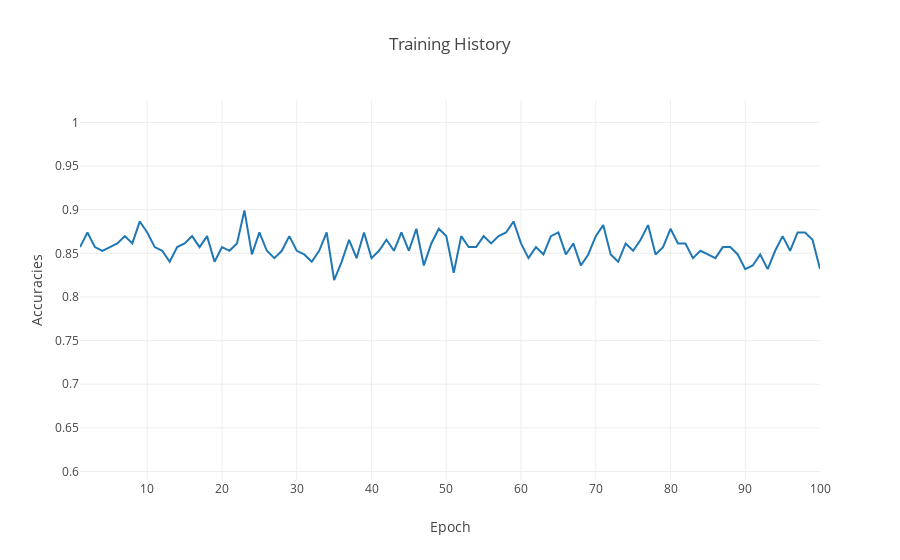

This figure's notebook cell:
### Code cell
from plotly.offline import iplot
from plotly.offline import plot

accs = nn.history.history["acc"]
loss = nn.history.history["loss"]

accs_plot = go.Scatter(
    x=[x for x in range(1,len(accs)+1)],
    y=accs,
    mode="lines",
    name="line plot"
)

data = [accs_plot]

layout = go.Layout(
    title= "Training History",
    yaxis= {"title":"Accuracies"},
    xaxis={"title":"Epoch"}
)

fig = go.Figure(data=data, layout=layout)


iplot(fig)

### Figure 1 — Plotly figure (JSON) as saved in the notebook; plotly's stock layout.template omitted (floating-point values rounded to 4 significant figures)
{"data": [{"mode": "lines", "name": "line plot", "type": "scatter", "uid": "87d2e114-4f44-4dd9-be15-9f70b9e9acff", "x": [1, 2, 3, 4, 5, 6, 7, 8, 9, 10, 11, 12, 13, 14, 15, 16, 17, 18, 19, 20, 21, 22, 23, 24, 25, 26, 27, 28, 29, 30, 31, 32, 33, 34, 35, 36, 37, 38, 39, 40, 41, 42, 43, 44, 45, 46, 47, 48, 49, 50, 51, 52, 53, 54, 55, 56, 57, 58, 59, 60, 61, 62, 63, 64, 65, 66, 67, 68, 69, 70, 71, 72, 73, 74, 75, 76, 77, 78, 79, 80, 81, 82, 83, 84, 85, 86, 87, 88, 89, 90, 91, 92, 93, 94, 95, 96, 97, 98, 99, 100], "y": [0.8571, 0.8739, 0.8571, 0.8529, 0.8571, 0.8613, 0.8697, 0.8613, 0.8866, 0.8739, 0.8571, 0.8529, 0.8403, 0.8571, 0.8613, 0.8697, 0.8571, 0.8697, 0.8403, 0.8571, 0.8529, 0.8613, 0.8992, 0.8487, 0.8739, 0.8529, 0.8445, 0.8529, 0.8697, 0.8529, 0.8487, 0.8403, 0.8529, 0.8739, 0.8193, 0.8403, 0.8655, 0.8445, 0.8739, 0.8445, 0.8529, 0.8655, 0.8529, 0.8739, 0.8529, 0.8782, 0.8361, 0.8613, 0.8782, 0.8697, 0.8277, 0.8697, 0.8571, 0.8571, 0.8697, 0.8613, 0.8697, 0.8739, 0.8866, 0.8613, 0.8445, 0.8571, 0.8487, 0.8697, 0.8739, 0.8487, 0.8613, 0.8361, 0.8487, 0.8697, 0.8824, 0.8487, 0.8403, 0.8613, 0.8529, 0.8655, 0.8824, 0.8487, 0.8571, 0.8782, 0.8613, 0.8613, 0.8445, 0.8529, 0.8487, 0.8445, 0.8571, 0.8571, 0.8487, 0.8319, 0.8361, 0.8487, 0.8319, 0.8529, 0.8697, 0.8529, 0.8739, 0.8739, 0.8655, 0.8319]}], "layout": {"autosize": true, "title": {"text": "Training History"}, "xaxis": {"autorange": true, "range": [1, 100], "title": {"text": "Epoch"}, "type": "linear"}, "yaxis": {"autorange": false, "range": [0.5903, 1.026], "title": {"text": "Accuracies"}, "type": "linear"}}}
